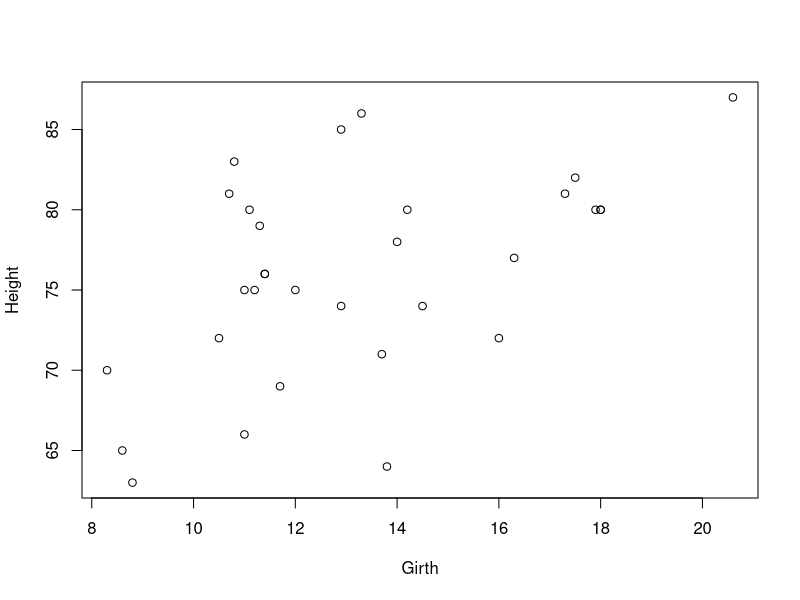
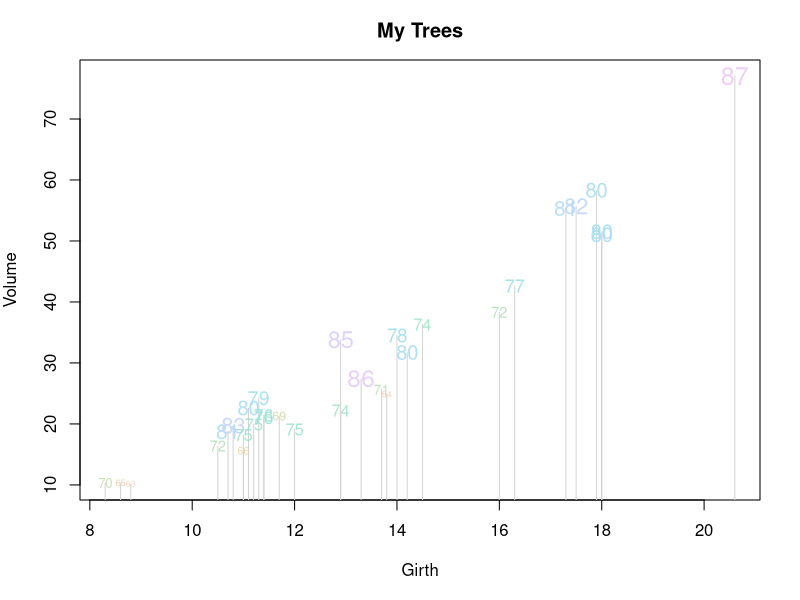
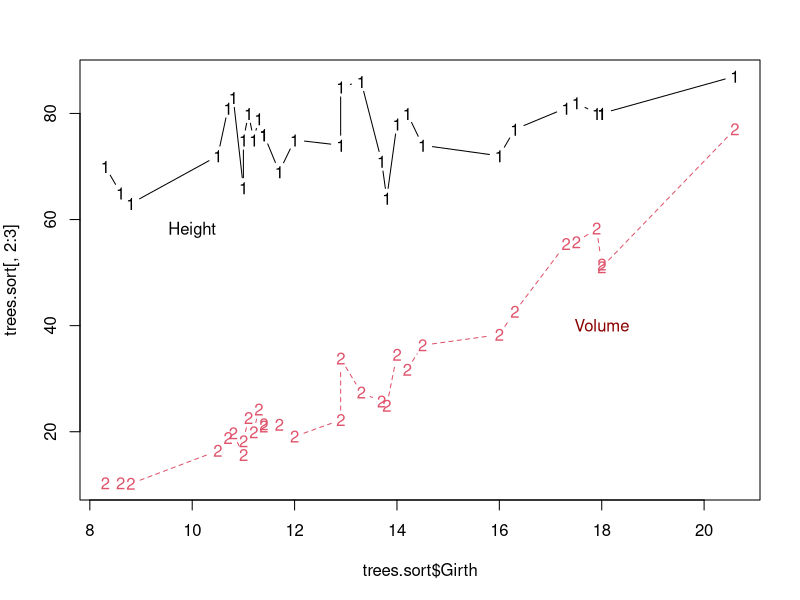
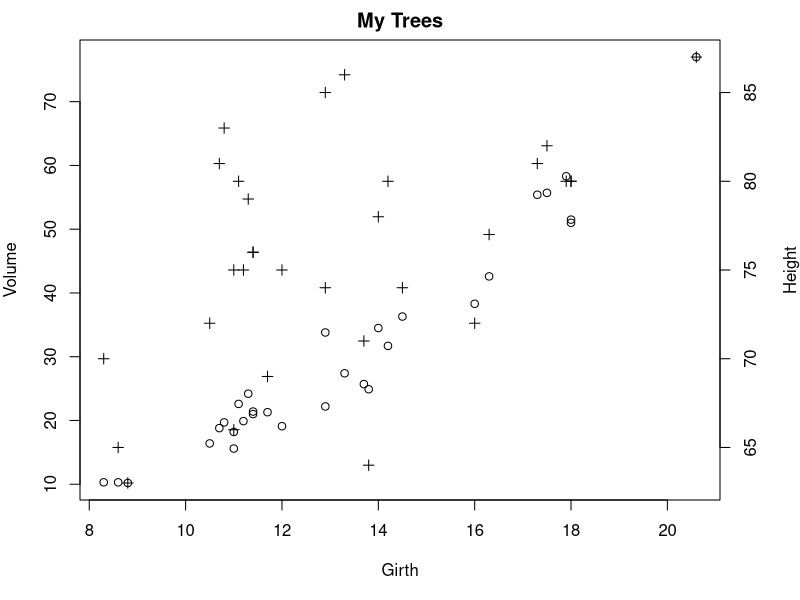
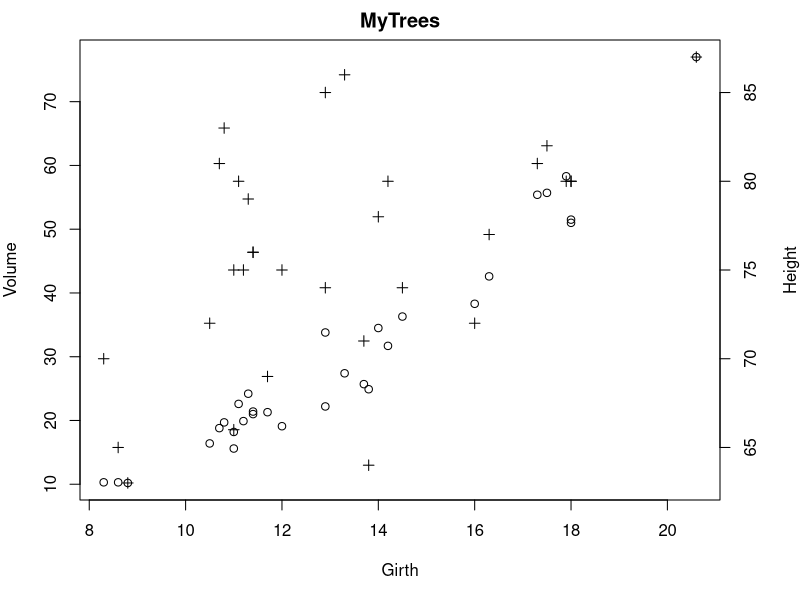
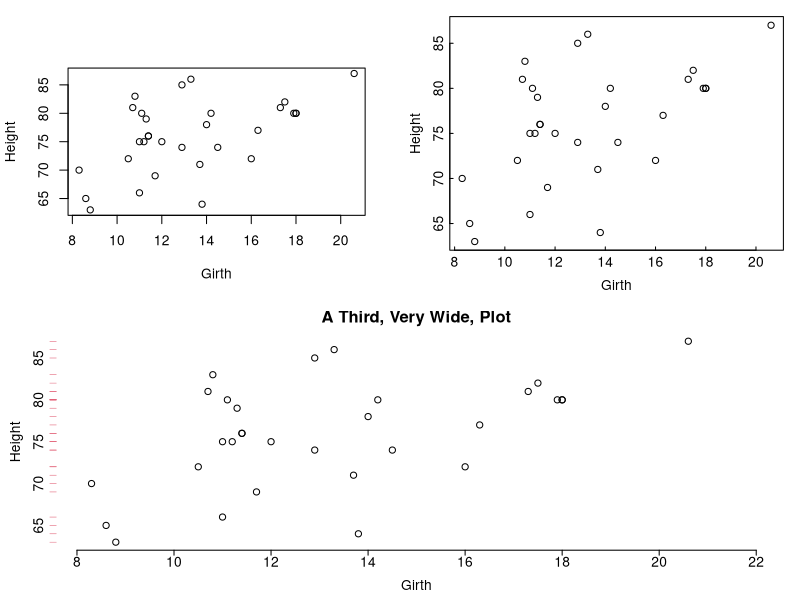
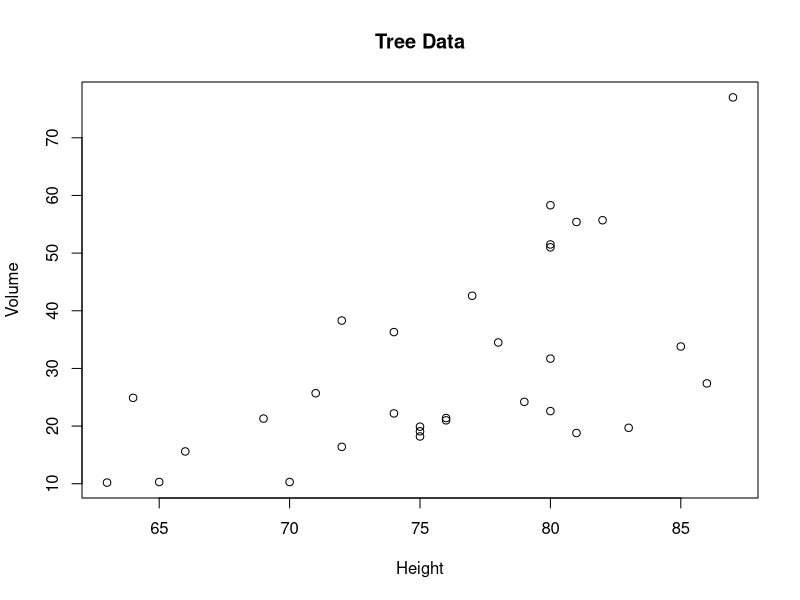

R code for these plots, in order:
#B4,B6, B13


#B4 Functions
#functions are commands that do things, they have names, arguements and values, ex below
help(mean)
#on help page, shows the arguements, first object=x, (object to calc mean for), second arg is trim=0 (fraction of observations to trim from each end of x) note that as it is already 0 this is default, meaning below are equivalent
mean(1:4)
mean(1:4,trim=0)
#R is "object oriented language" so same function name do different things on different classes of object 
class(1:10)
class(warpbreaks)
summary(1:10)
summary(warpbreaks)
#for warpbreaks data frame, summary give six number summary for each numeric integer column but gives "tables" of the factors-i.e. count occurrences of each level of a factor and sorts levels. Summary or linear model gets output of regression
summary(lm(breaks ~ wool, data =warpbreaks))
#B.4.1 writing own functions
#making own function to calculate mean but tilt it as described
MyBogusMean<-function(x, cheat=0.05) {
  SumOfX<-sum(x)
  n<-length(x)
  trueMean<-SumOfX/n
  (1+cheat)*trueMean
}
RealSales<-c(100,200,300)
MyBogusMean(RealSales)
#function can take any input and do things, x and cheat are the arguements for the function
#we supplied arguement for cheat, this means that cheat has a default value, and don't need to supply it, if arguement not have default will have to supply it. Even if have one can change it ex below
MyBogusMean(RealSales, cheat = 0.1)


#B.6 Iterated Actions: the apply Family and Loops
#want to perform action many times, some cases is independent, for this we have many options
#if want action depend on previous action, then guide suggests for-loops
#B.6.1 Iterations of independent actions
#ex: have matrix want to do same thing to each row/column, use "apply", to apply function to each column/row
#tell "apply" what data to use, tell it the "margin" to focus on, tell it the function, "margin" is side of the matrix, matrices described by #rows then columns, so rows are first margin, columns are second margin
m<-matrix(1:10, nrow=2)
m
apply(m, MARGIN =1, mean)
apply(m, MARGIN = 2, sum)
#see ?rowMeans for simple/faster operations
#lapply will "apply" a function to each list element or column of dataframe, and return a list. "saplly" is sim, but simplifies result to less complex data structure
sapply(1:10, function(i) mean(rnorm(5)))
#i in function for independent? 
#6.2 Dependent iterations
#use "for loops" for repeated actions dependent on previous outcomes
#for R for loops, computation is fastest if make holder for the output
#simulating random walk, start with 25 individuals, increase/decrease by some amount drawn randomly form normal distribution (mean 0, standard deviation 2) round "amount" to nearest integer (i.e. 0th decimal place)
#output differs due to random process
gens<-10
#defining gens allows us to change this for function
output<-numeric(gens+1)
output[1]<-25
#assigning output to begin with and running through as t goes?
for (t in 1:gens) output[t+1]<-output[t] +round(rnorm(n=1, mean=0, sd=2), 0)
output



#B.13 Graphics
#B.13.1 "plot"
data(trees)
attach(trees)
plot(Girth,Height)
help(attach)
#attach attaches a database to the search path, in this case trees
#B.13.2 Adding points, lines and text to a plot
#can add more info to plot
#below set up new graph without plotting points, add text at each point, then more points, a line, some text
par(mar=c(5,4,3,2))
plot(Girth, Volume, type = "n", main =  "My Trees")
points(Girth, Volume, type="h", col="lightgrey", pch=19)
#want to add points for these data using tree heights as ploting symbol, using alternate coloring system (hc1) (works better for humans), scale colors so hue varies between 30 and 300 depending onn height, allowing symbols to be transparent (ie. 90% opaque) overlapping, allow size of number to vary with height(cex=0.5 +hts) last, add legend
hts<-(Height-min(Height))/max(Height-min(Height))
my.colors<-hcl(h=30+270 *hts, alpha=0.9)
text(Girth, Volume, Height, col=my.colors, cex = 0.5+hts)
#B.13.3 More than one response variable
#often plot more than one response variable per axis, could use lines/points to add each additional variable, could also use matplot to plot a matrix of variables vs. one predictor
trees.sort<-trees[order(trees$Girth, trees$Height), ]
matplot(trees.sort$Girth, trees.sort[, 2:3], type = "b")
text(18, 40, "Volume", col="darkred" )
text(10, 58, "Height")
#commonly used arguements to plot table listed at 376
#often want to add second y-axis to graph with diff scale, trick is to plot a graph then tell R to do next step as if on a new device (see 'par' help page) while it really isn't, just overlaying one ontop of the other
#Note-also specify extra margin space on right side for second Y axis
windows(4, 4)
#this line gives an error, no quartz object. is this needed?, not in full script text below
#this is because its a MAC command, Windows is windows, changed
par(mar=c(5,4,2,4))
plot(Girth, Volume, main="My Trees")
#Now do the second plot, use same x values, new Y data, no labels specified, use a different line type for clarity
par(new=TRUE)
plot(Girth, Height, axes=FALSE, bty= "n", xlab="",ylab = "", pch=3)
#add new Y values on 4th side(aka righthand Y axis), add a Y axis label for "marginal text"
axis(4)
mtext("Height", side=4,line=3)
#full script below
par(mar=c(5,4,2,4))
plot(Girth,Volume, main="MyTrees")
par(new=TRUE)
plot(Girth, Height, axes=FALSE, bty="n", xlab="", ylab = "", pch=3)
axis(4)
mtext("Height",side=4,line=3)
#B.13.4 Controlling Graphics Devices
#when make grpah with plot function, typically open graphics window (in studio is lower right),if want more control have several functions for that
#can create new graphics "devices" i.e. seperate windows with command "windows" for Microsoft, or wuartz for Mac, or x11 for X11 Window system
#specify dimensions with width and height inside, see below
windows(width = 5, height = 3)
#to control parameters of graph (ie appearance), use arguements to the par function
#many arguemtns refer to sides of graph, numbered 1-4 for bottom x,leftY, topX, rightY
#arguements to "par" are a lot, see ?par) including mar(width of side margins, units in # of lines of text, default c(5,4,4,2)+0.1 so bottom is most room, right has least)
#"mgp" control spacing of axis title, labels,and line itself, default c(3,1,0) so axis title is 3 lines awy and axis line at edge of plotting region
#"tcl"=tick length, as fraction of height of line of text; negative values put ticks outside, positive is inside, default -0.5
#can build each side of graph separetly by initiating graph but not plotting axes plots (..., axes=FALSE) and then adding axes seperately e.g. "axis(1)" adds bottom
#can use layout to make graph with several smaller subgraphs (see also mfrow and mfcol args to par and function split.screen).  function layout takes matrix as arguement, matrix contains sequence fo number telling R how to fill regions.  Graphs can fit in more than one of these regions if indicated by same numebr
#creating compound graph on 4x4 grid, two rows filled in by rwos, 1st in upper left, second upper right, thrid fill thrid and fouth spots in second
windows(5,5)
layout(matrix(c(1,2,3,3), nrow=2, byrow=TRUE))
plot(Girth, Height)
#second and third
par(mar=c(3,3,1,1), mgp=c(1.6,0.2,0), tcl=0.2)
plot(Girth, Height)
par(mar=c(3,3,2,1),mgp=c(1.6,0.2,0), tcl=0.2)
plot(Girth, Height, axes=FALSE,xlim=c(8,22))
axis(1,tcl=-0.3)
axis(2,tick=F)
rug(Height,side=2,col=2)
title("A Third, Very Wide, Plot")
#B.13.5 Creating a Grappic File
#one way to get graphic is to create graphics device and then save with dev.print in format you want ex PDF
getwd()
windows(4,4)
plot(Height, Volume, main="Tree Data")
dev.print(pdf,"MyTree.pdf")
#that put it into my documents folder, suppose I could change working directory before doing it to make it go in specific folder, or specify it end up elsewhere
